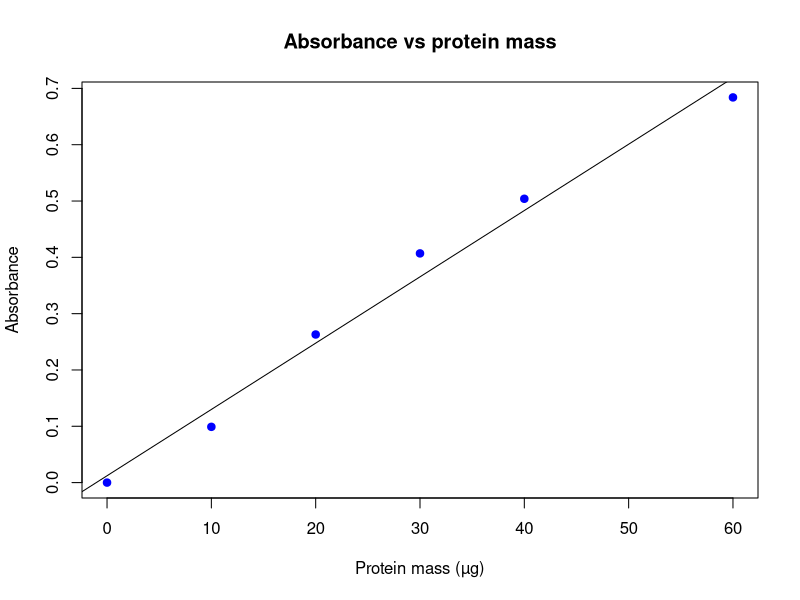

Write the R code that produced this figure.
# pkgs
library(stats)

# x and y axes
protein_concentration_ul <- c(0,10,20,30,40,60)
absorbance <- c(0, 0.099, 0.263, 0.407, 0.504, 0.684)

# plot
plot(protein_concentration_ul, absorbance, col = "blue", pch = 19,
     xlab = "Protein mass (µg)", ylab = "Absorbance",
     main = "Absorbance vs protein mass",)

# linear regression

assay_lm <- lm(absorbance ~ protein_concentration_ul)
abline(assay_lm)
coef(assay_lm) # y = 0.0118*x + 0.0122

# tests
summary(assay_lm) #R^2 = 0.9821

# interpolation - function
interpolate_protein_concentration <- function(absorbance_value) {
  # Calculate the protein concentration for a given absorbance value
  assay_intercept <- coef(assay_lm)[1]
  assay_slope <- coef(assay_lm)[2]
  
  # Solve for x in y = mx + b
  protein_concentration <- (absorbance_value - assay_intercept) / assay_slope
  return(protein_concentration)
}

# values

interpolate_protein_concentration(0.309) #mass = 25.21 micrograms
interpolate_protein_concentration(0.440) #mass = 36.33 micrograms
interpolate_protein_concentration(0.433) # mass = 35.74 micrograms
